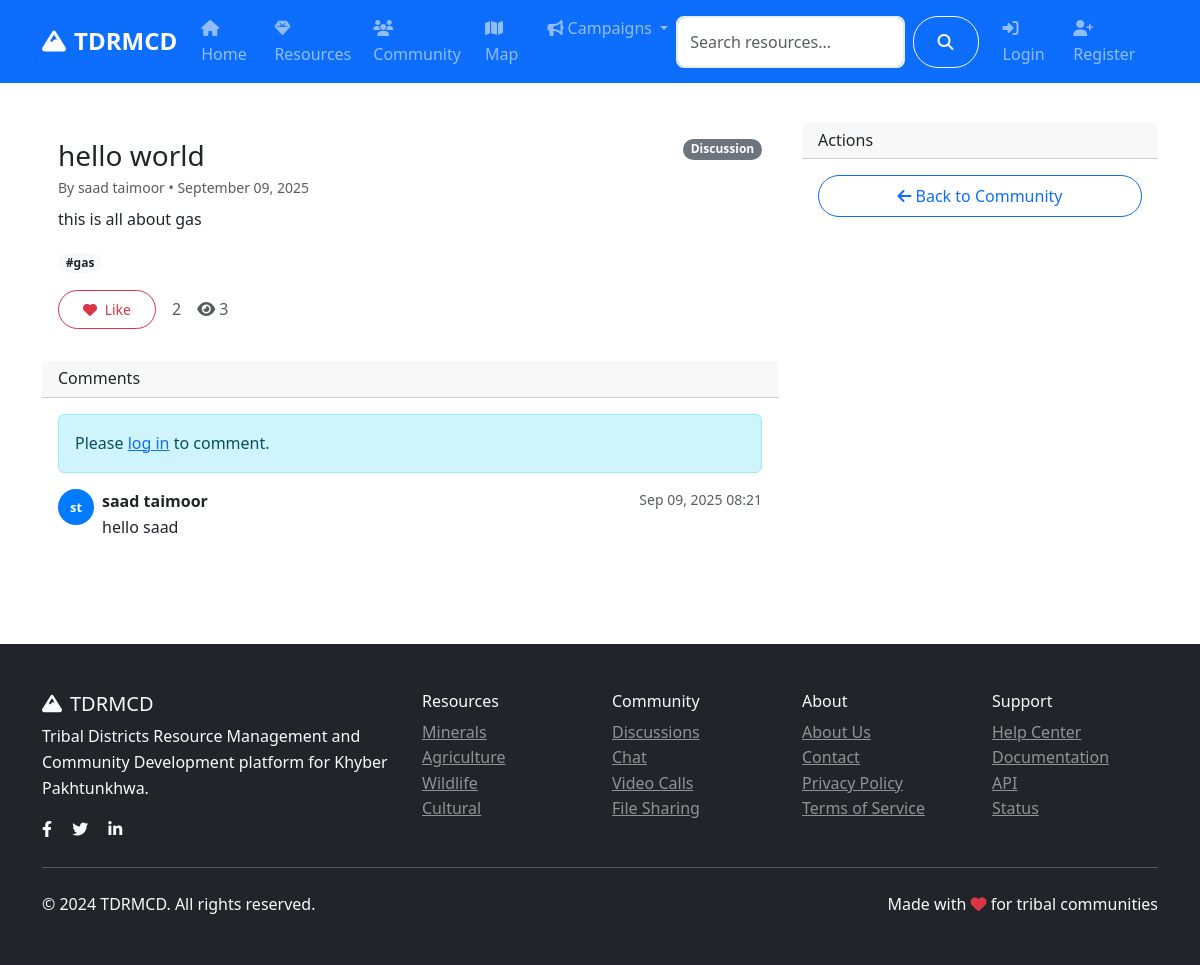
Page /community/post/1 on the earlier database version.
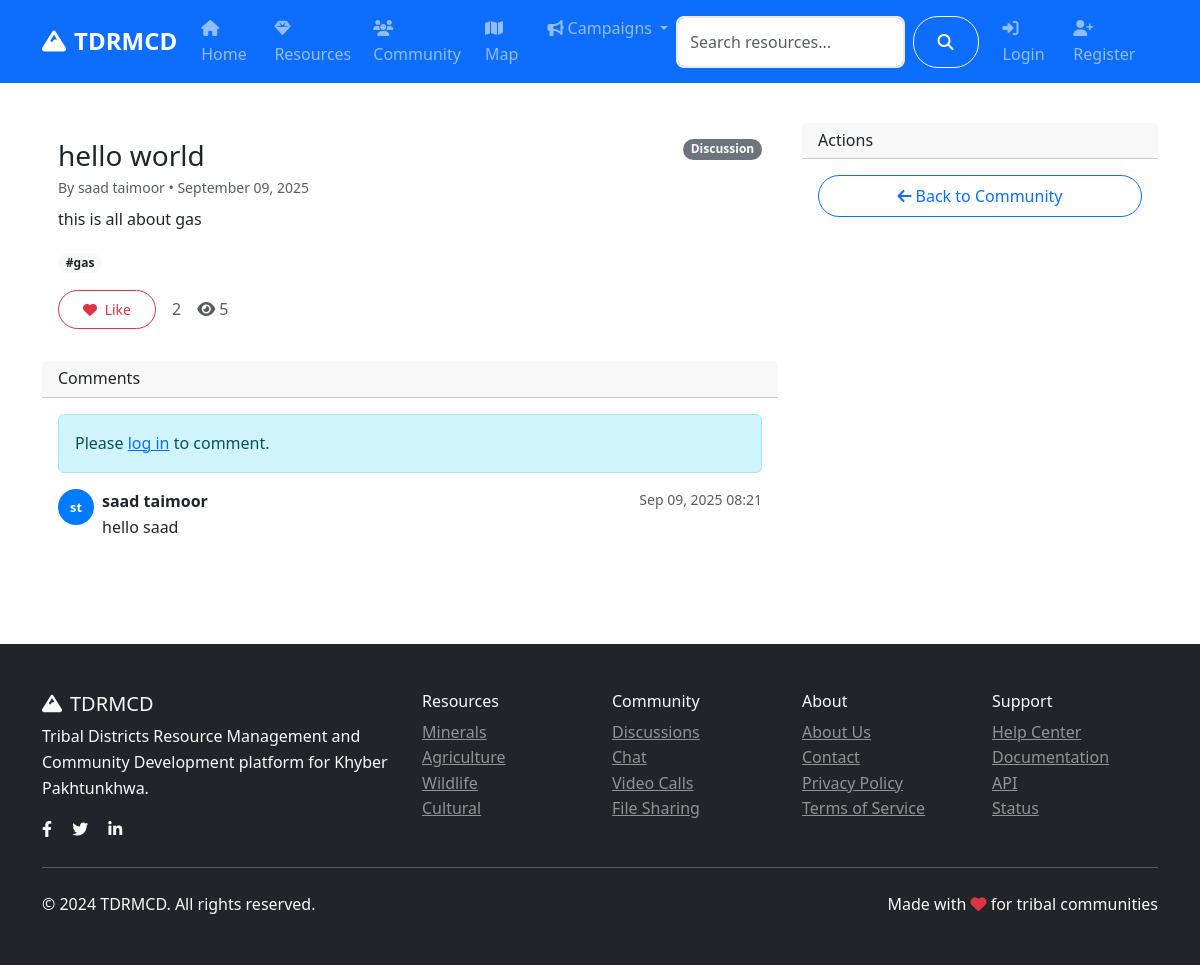
Same page on the later database version.
### models.py (models this page shows, shortened)
class CommunityPost(db.Model):
    id = db.Column(db.Integer, primary_key=True)
    title = db.Column(db.String(200), nullable=False)
    content = db.Column(db.Text, nullable=False)
    category = db.Column(db.String(50), nullable=False)  # discussion, question, announcement
    tags = db.Column(db.String(200))
    image_url = db.Column(db.String(200))
    likes = db.Column(db.Integer, default=0)
    views = db.Column(db.Integer, default=0)
    author_id = db.Column(db.Integer, db.ForeignKey('user.id'), nullable=False)
    created_at = db.Column(db.DateTime, default=datetime.utcnow)
    updated_at = db.Column(db.DateTime, default=datetime.utcnow, onupdate=datetime.utcnow)
    comments = db.relationship('Comment', backref='post', lazy='dynamic', cascade='all, delete-orphan')
    likes_relation = db.relationship('PostLike', backref='post', lazy='dynamic', cascade='all, delete-orphan')

### routes/community.py (the view)
@community_bp.route('/post/<int:id>')
def post_detail(id):
    post = CommunityPost.query.get_or_404(id)
    post.views += 1
    db.session.commit()
    comments = Comment.query.filter_by(post_id=id, parent_id=None).order_by(Comment.created_at.asc()).all()
    comment_form = CommentForm()
    return render_template('community/post_detail.html',
                         post=post,
                         comments=comments,
                         comment_form=comment_form)

### forms.py
class CommentForm(FlaskForm):
    content = TextAreaField('Comment', validators=[DataRequired(), Length(min=1, max=1000)])
    parent_id = HiddenField('Parent ID', validators=[Optional()])

### models.py (called while the page is built)
    def get_full_name(self):
        return f"{self.first_name} {self.last_name}"

### templates/community/post_detail.html (shortened to what the changed rows need)
{% extends "base.html" %}
{% block content %}
<div class="container py-4">
    <div class="row">
        <div class="col-lg-8">
            <div class="card mb-3">
                <div class="card-body">
                    <div class="d-flex justify-content-between align-items-start">
                        <div>
                            <h3 class="mb-1">{{ post.title }}</h3>
                            <div class="text-muted small">By {{ post.author.get_full_name() }} • {{ post.created_at.strftime('%B %d, %Y') }}</div>
                        </div>
                        <span class="badge bg-secondary">{{ post.category.title() }}</span>
                    </div>
                    <p class="mt-2">{{ post.content }}</p>
                    {% if post.tags %}
                    <div class="mt-3">
                        {% for tag in post.tags.split(',') %}
                        <span class="badge bg-light text-dark me-1">#{{ tag.strip() }}</span>
                        {% endfor %}
                    </div>
                    {% endif %}
                    <div class="mt-3 d-flex gap-3 align-items-center">
                        <button id="like-btn" class="btn btn-sm btn-outline-danger">
                            <i class="fas fa-heart me-1"></i>
                            <span id="like-text">Like</span>
                        </button>
                        <span id="like-count" class="text-muted">{{ post.likes }}</span>
                        <span class="text-muted"><i class="fas fa-eye me-1"></i>{{ post.views }}</span>
                    </div>
                </div>
            </div>
        </div>
    </div>
</div>
{% endblock %}

Differences in the rows shown:
changed CommunityPost "gas": views "3" → "5"
